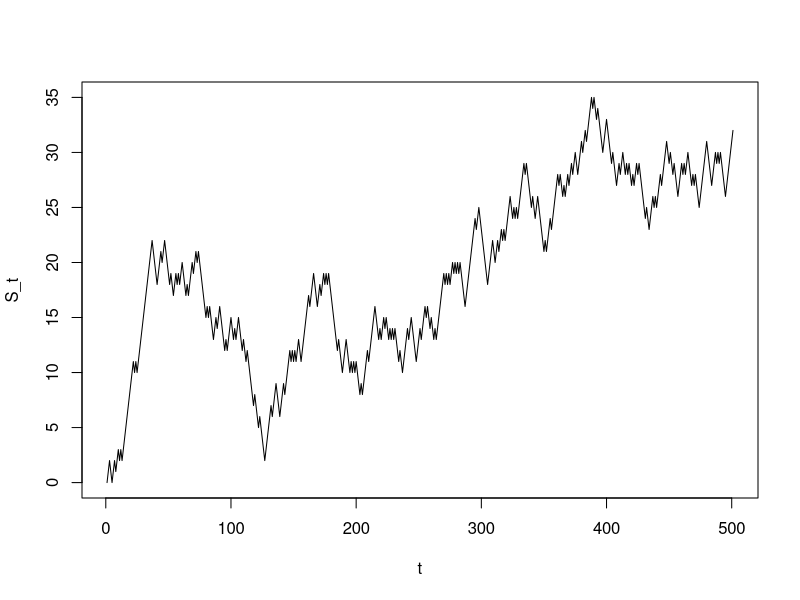
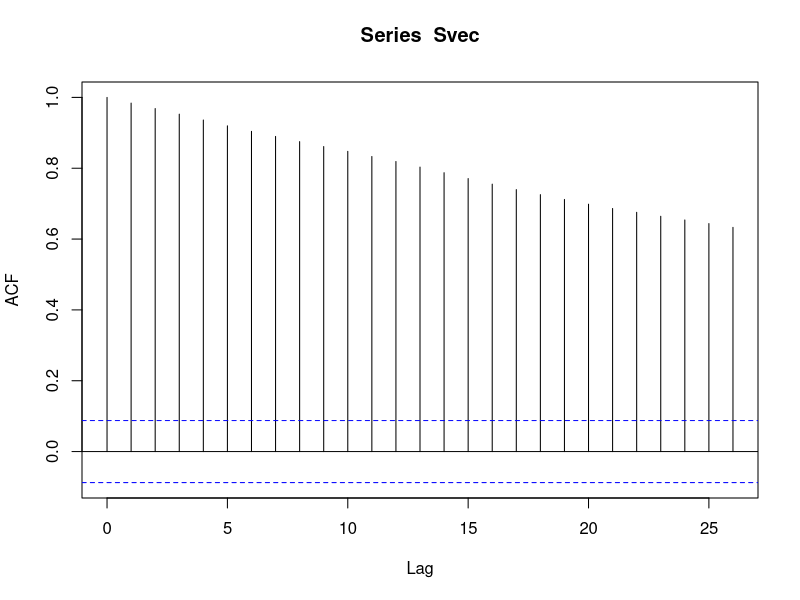
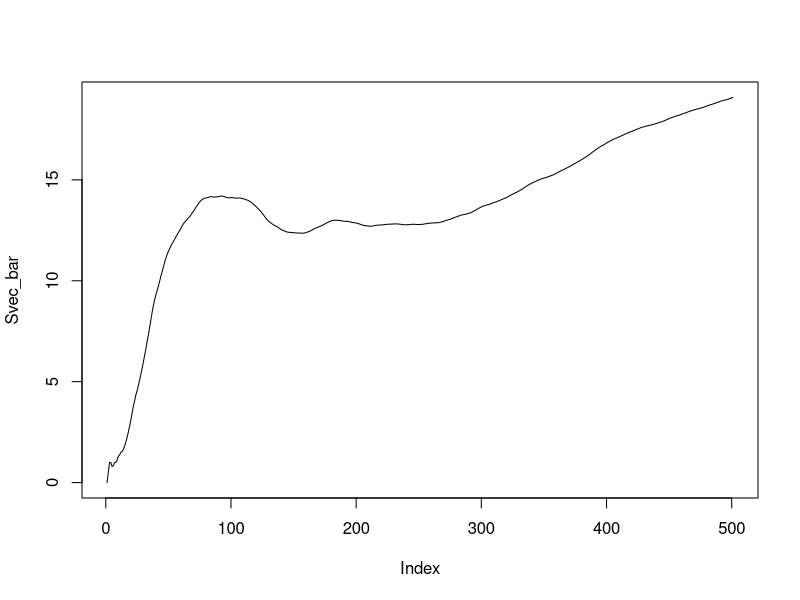
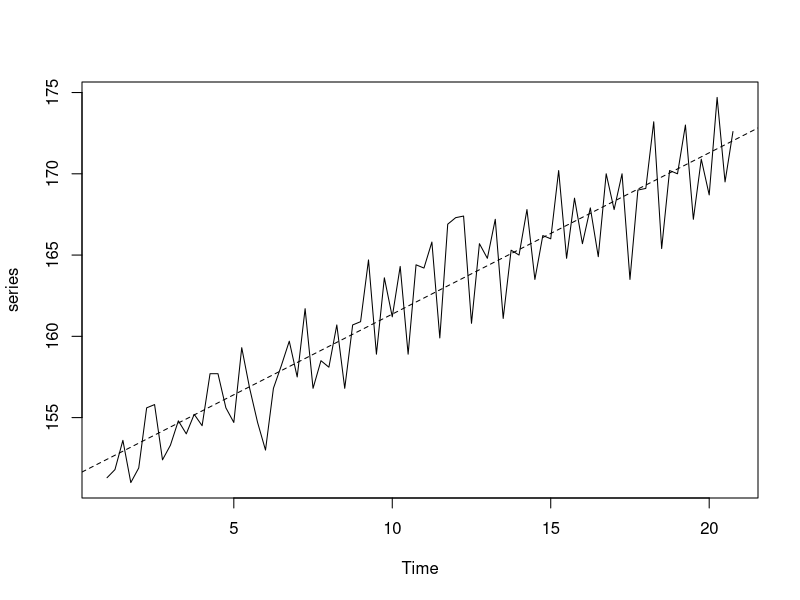
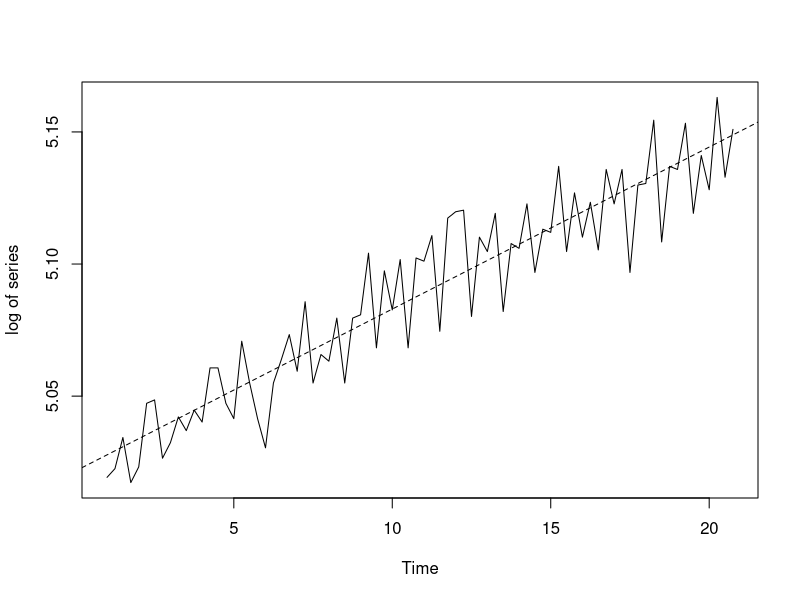
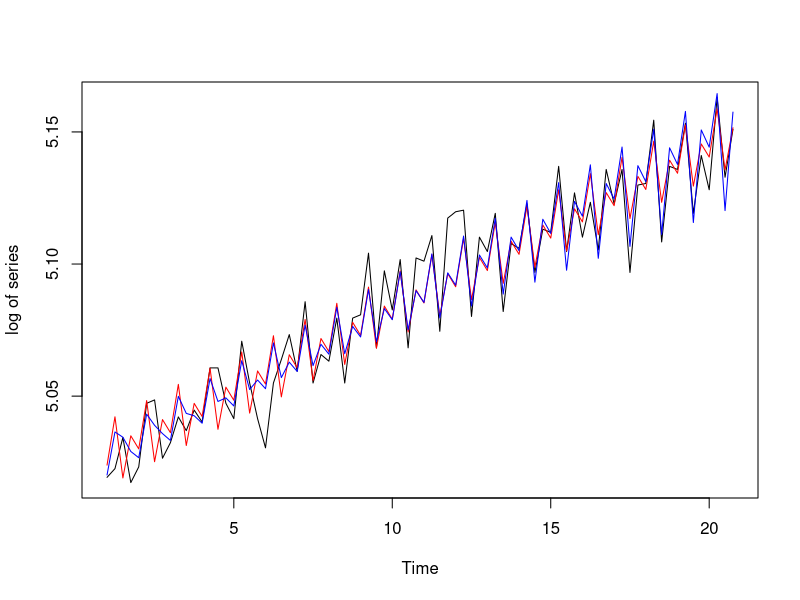
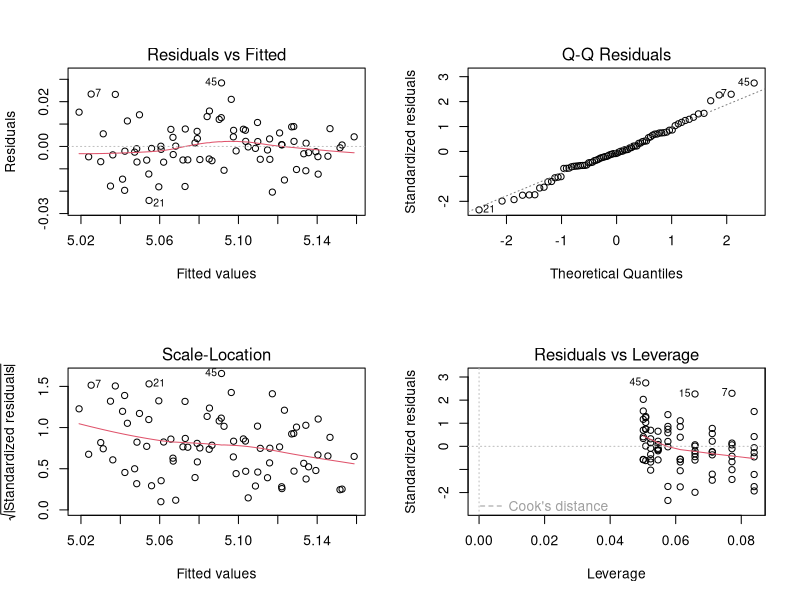
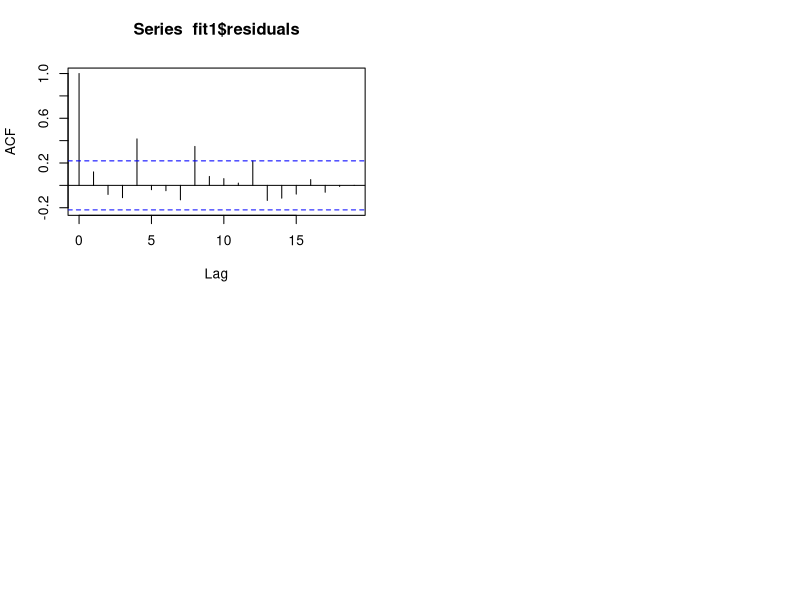

Source code (R) for these figures, in order:
## ---- chunk 1
knitr::opts_chunk$set(echo = TRUE)
data <- read.table("TotalSales-2.txt",header = T)
series <- ts(data,frequency = 4)
library(dplyr)
## ---- chunk 2
set.seed(536.1)
# initialize X
sample(c(-1,1),size = 500,prob = c(.5,.5),replace = T) -> X
# initialize Svec 
Svec = cumsum(c(0,X))
# make graphics
plot.ts(Svec,type = "l",ylab = "S_t", xlab = "t")
acf(Svec)
## ---- chunk 3
# running means
Svec_bar = Svec
for(i in 1:501){
  mean(Svec[1:i]) -> Svec_bar[i]
}
# plot running means
plot(Svec_bar,type = 'l')
## ---- chunk 4
plot.ts(series,type = 'l',ylab = "series")
abline(lm(series ~ time(series),data = data),lty = 2)
plot.ts(log(series),type = "l",ylab="log of series")
abline(lm(log(series) ~ time(series),data = data), lty =2)
## ---- chunk 5
#define a t and cycle
t = time(series)
cyc = as.factor(cycle(series))
## ---- chunk 6
# test two regressions 
fit1 <- lm(log(series) ~ cyc + t)
fit2 = lm(log(series) ~ (cyc*t)^3 + cyc*t+ cyc)
plot.ts(log(series),type = "l",ylab="log of series")
points(t,predict.lm(fit1),type = "l", col = "red" )
points(t,predict.lm(fit2),type = "l", col = "blue" )

## ---- chunk 7
# diagnostics for fit 1
par(mfrow=c(2,2)) # Dividing the plotting page into 4 panels
plot(fit1)
## ---- chunk 8
acf(fit1$residuals) #sample acf plot of residuals
## ---- chunk 9
# diagnostics for fit 1
par(mfrow=c(2,2)) # Dividing the plotting page into 4 panels
plot(fit2)
## ---- chunk 10
acf(fit2$residuals) #sample acf plot of residuals
## ---- chunk 11
# get MSE for both
MSE <- function(fit,yhat){
  y <- predict.lm(fit)
  dif <- abs(y - yhat)
  mse <- (1/length(y)) * sum(dif^2)
  return(mse)
}

# get AIC/BIC for both models
ABIC <- function(fit){
  n <- length(predict.lm(fit))
  k <- length(fit$coefficients) - 1
  L <- as.numeric(logLik(fit))
  a <- 2*k - log(L)*2
  b <- k*log(n) - 2*log(L)
  return(list(AIC = a, BIC = b))
}
## ---- chunk 12
sprintf("first model's MSE is %f while the second model has an MSE of %f",MSE(fit1,series),MSE(fit2,series))
sprintf("first model AIC is %f while BIC is %f", ABIC(fit1)$AIC, ABIC(fit1)$BIC)
sprintf("second model AIC is %f while BIC is %f", ABIC(fit2)$AIC, ABIC(fit2)$BIC)
